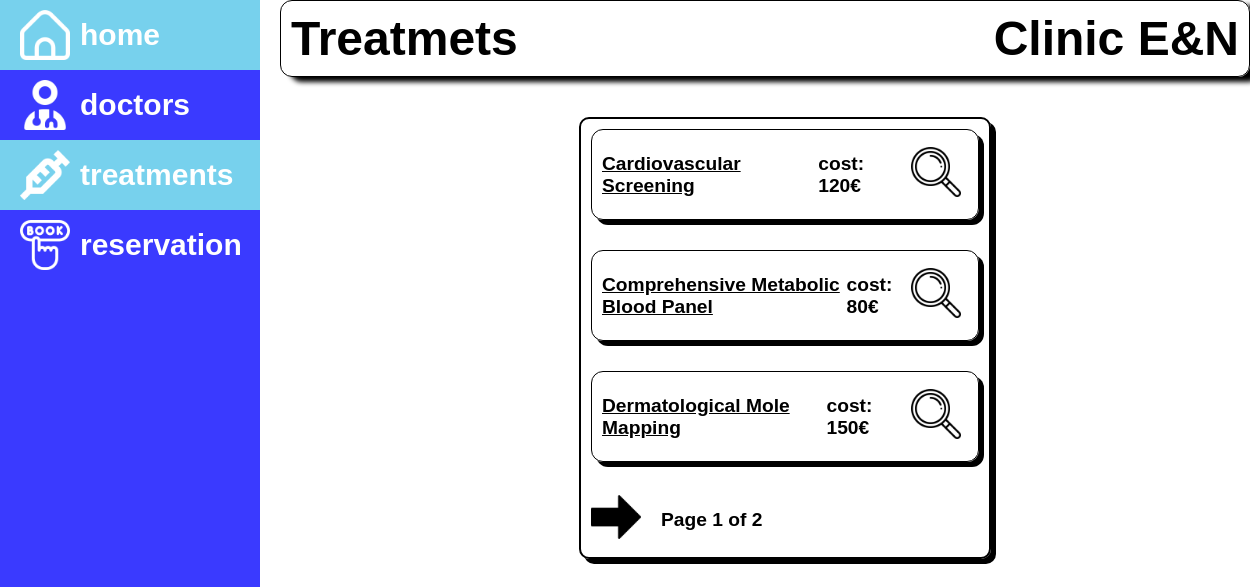
/dashboard/treatments/, run on the app's committed database.
### dashboard/models.py (models this page shows, shortened)
class Treatment(models.Model):
    name = models.CharField(max_length=100, unique=True)
    description = models.TextField(blank=False,null=False)
    cost = models.CharField(max_length=10, help_text='€')
    class Meta:
        ordering = ['name']
    def get_absolute_url(self):
        return reverse('treatment-detail', args=[str(self.id)])

### dashboard/views.py (the view)
# urls.py: path('treatments/', views.TreatmentListView.as_view(), name='treatments'),
class TreatmentListView(generic.ListView):
    model = Treatment
    paginate_by = 3

### dashboard/templates/dashboard/treatment_list.html (shortened to what this page needs)
{% extends 'base.html' %}
{% load static%}
{% block content %}
    <div class="box-list">
{% if treatment_list %}
    <ul>
    {% for treatment in treatment_list %}
        <li><u>{{ treatment.name }}</u> cost: {{ treatment.cost}}€ <a class="treatments" href="{{ treatment.get_absolute_url }}"><img style="width: 50px;height: 50px;" src="{% static 'images/loupe.png'%}" alt=""></a></li>
    </ul>
    {% endfor %}
    {% else %}
    <p>No treatments available.</p>
    {% endif %}
    {%block pagination %}
 {% if is_paginated %}
 <div style="display: flex; flex-direction: row; align-items: center; gap:20px">
 {% if page_obj.has_next %}
 <a href="{{ request.path }}?page=
 {{ page_obj.next_page_number }}"><img style="width: 50px;height: 50px;" src="{% static 'images/right-arrow.png'%}" alt=""></a>
 {% endif %}
 <p>Page {{ page_obj.number }} of {{ page_obj.paginator.num_pages }}</p>
 </div>
 {% endif %}
 {% endblock %}
    </div>
{% endblock %}

### dashboard/static/css/style.css (style rules this page uses)
* { font-family: Montserrat, sans-serif; margin: 0; padding:0; font-style: normal; }
body { display: flex; gap: 20px; }
.box-list { display: flex; justify-content: flex-start; gap:20px; flex-direction: column; border: 2px solid black; box-shadow: 5px 5px black; border-radius: 10px; width: 40%; padding: 10px; font-size: larger; font-weight: bold; }
.box-list li { list-style-type: none; display: flex; justify-content: space-between; margin-bottom: 10px; align-items: center; border: 1px solid black; box-shadow: 5px 5px rgb(0, 0, 0); border-radius: 12px; padding: 10px; }
.box-list li a { border: 1px solid black; border-radius: 50%; padding: 7px; }
.box-list .treatments { border: none; }

### data on the page
Treatment: name "Cardiovascular Screening", cost "120"
Treatment: name "Comprehensive Metabolic Blood Panel"
Treatment: name "Dermatological Mole Mapping", cost "150"
